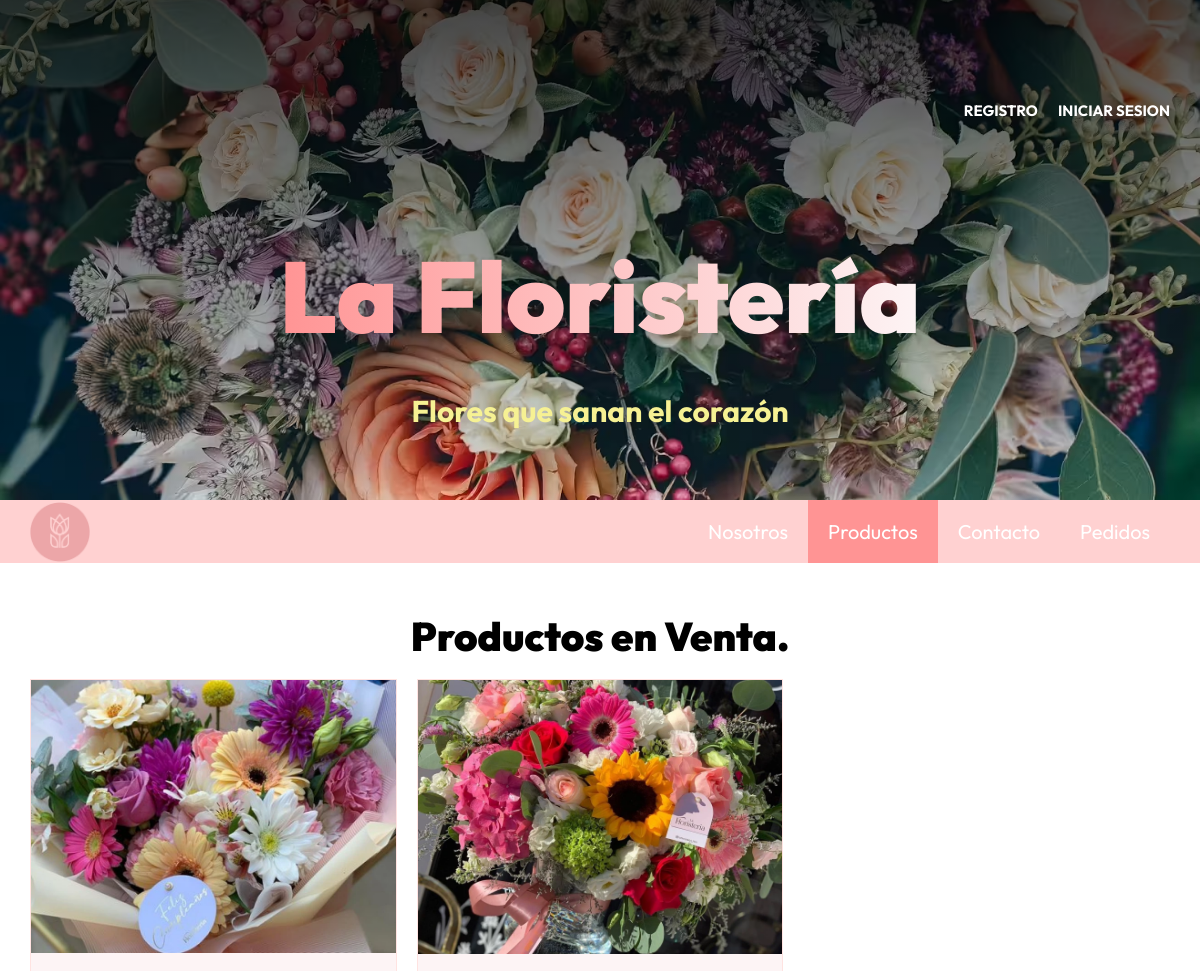
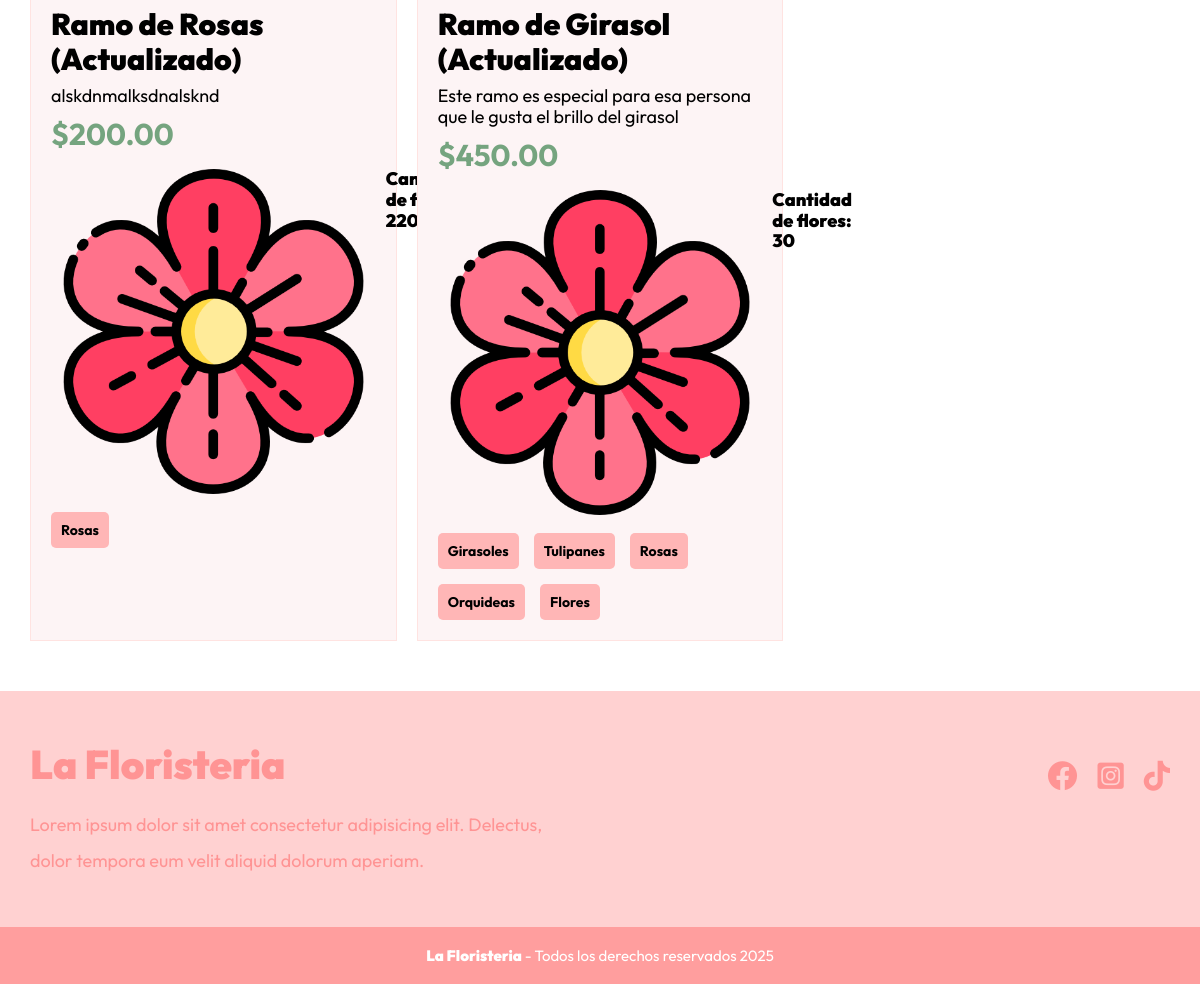
The page /productos on the database its author committed (2 pictures, top to bottom).
### tables this page shows
CREATE TABLE `productos` (
  `IDproducto` int NOT NULL AUTO_INCREMENT,
  `descripcion` varchar(255) NOT NULL,
  `precio` decimal(10,2) NOT NULL,
  `stock` int NOT NULL,
  `imagen` varchar(255) DEFAULT NULL,
  `fecha` timestamp NULL DEFAULT CURRENT_TIMESTAMP,
  `IDproveedor` int DEFAULT NULL,
  `IDcategoria` int DEFAULT NULL,
  `nombreProducto` varchar(255) DEFAULT NULL,
  `cantidad_flores` int NOT NULL,
  `tags` varchar(120) DEFAULT NULL,
  PRIMARY KEY (`IDproducto`),
  KEY `IDproveedor` (`IDproveedor`),
  KEY `productos_ibfk_2` (`IDcategoria`),
  CONSTRAINT `productos_ibfk_1` FOREIGN KEY (`IDproveedor`) REFERENCES `proveedores` (`IDproveedor`),
  CONSTRAINT `productos_ibfk_2` FOREIGN KEY (`IDcategoria`) REFERENCES `categorias` (`IDcategoria`) ON DELETE SET NULL
);

### controllers/PaginasController.php (called while the page is built, shortened)
<?php
class PaginasController {
    public static function productos(Router $router) {
        $productos = Producto::all();
        $router->render('paginas/productos', [
            'titulo' => 'Productos',
            'productos' => $productos
        ]);
    }
}
?>

### public/index.php (called while the page is built, shortened)
<?php
$router = new Router();
$router->get('/login', [AuthController::class, 'login']);
$router->post('/login', [AuthController::class, 'login']);
$router->post('/logout', [AuthController::class, 'logout']);
$router->get('/registro', [AuthController::class, 'registro']);
$router->post('/registro', [AuthController::class, 'registro']);
$router->get('/olvide', [AuthController::class, 'olvide']);
$router->post('/olvide', [AuthController::class, 'olvide']);
$router->get('/reestablecer', [AuthController::class, 'reestablecer']);
$router->post('/reestablecer', [AuthController::class, 'reestablecer']);
$router->get('/mensaje', [AuthController::class, 'mensaje']);
$router->get('/confirmar-cuenta', [AuthController::class, 'confirmar']);
$router->get('/admin/dashboard', [DashboardController::class, 'index']);
$router->get('/admin/registrados', [RegistradosController::class, 'index']);
$router->get('/admin/registrados/crear', [RegistradosController::class, 'crear']);
$router->post('/admin/registrados/crear', [RegistradosController::class, 'crear']);
$router->get('/admin/registrados/editar', [RegistradosController::class, 'editar']);
$router->post('/admin/registrados/editar', [RegistradosController::class, 'editar']);
$router->post('/admin/registrados/eliminar', [RegistradosController::class, 'eliminar']);
$router->get('/admin/clientes', [ClientesController::class, 'index']);
$router->get('/admin/clientes/crear', [ClientesController::class, 'crear']);
$router->post('/admin/clientes/crear', [ClientesController::class, 'crear']);
$router->get('/admin/clientes/editar', [ClientesController::class, 'editar']);
$router->post('/admin/clientes/editar', [ClientesController::class, 'editar']);
$router->post('/admin/clientes/eliminar', [ClientesController::class, 'eliminar']);
$router->get('/admin/productos', [ProductosController::class, 'index']);
$router->get('/admin/productos/crear', [ProductosController::class, 'crear']);
$router->post('/admin/productos/crear', [ProductosController::class, 'crear']);
$router->get('/admin/productos/editar', [ProductosController::class, 'editar']);
$router->post('/admin/productos/editar', [ProductosController::class, 'editar']);
$router->post('/admin/productos/eliminar', [ProductosController::class, 'eliminar']);
$router->post('/admin/productos/actualizar_inventario', [ProductosController::class, 'actualizar_inventario']);
$router->get('/admin/proveedores', [ProveedoresController::class, 'index']);
$router->get('/admin/proveedores/crear', [ProveedoresController::class, 'crear']);
$router->post('/admin/proveedores/crear', [ProveedoresController::class, 'crear']);
$router->get('/admin/proveedores/editar', [ProveedoresController::class, 'editar']);
$router->post('/admin/proveedores/editar', [ProveedoresController::class, 'editar']);
$router->post('/admin/proveedores/eliminar', [ProveedoresController::class, 'eliminar']);
$router->get('/admin/categorias/crear', [CategoriasController::class, 'crear']);
$router->post('/admin/categorias/crear', [CategoriasController::class, 'crear']);
$router->get('/admin/categorias/editar', [CategoriasController::class, 'editar']);
$router->post('/admin/categorias/editar', [CategoriasController::class, 'editar']);
$router->post('/admin/categorias/eliminar', [CategoriasController::class, 'eliminar']);
$router->get('/admin/pedidos', [PedidosController::class, 'index']);
$router->get('/admin/pedidos/crear', [PedidosController::class, 'crear']);
$router->post('/admin/pedidos/crear', [PedidosController::class, 'crear']);
$router->get('/admin/pedidos/editar', [PedidosController::class, 'editar']);
$router->post('/admin/pedidos/editar', [PedidosController::class, 'editar']);
$router->post('/admin/pedidos/eliminar', [PedidosController::class, 'eliminar']);
$router->get('/admin/pedidos/obtener_pedidos', [PedidosController::class, 'obtener_pedidos']);
$router->post('/admin/pedidos/actualizarEstado', [PedidosController::class, 'actualizarEstado']);
$router->get('/admin/reportes', [ReportesController::class, 'index']);
$router->get('/admin/reportes/generarPDF', [ReportesController::class, 'generarPDF']);
$router->get('/admin/ventas', [VentasController::class, 'index']);
$router->get('/admin/ventas/crear', [VentasController::class, 'crear']);
$router->post('/admin/ventas/vender', [VentasController::class, 'vender']);
$router->get('/', [PaginasController::class, 'index']);
$router->get('/nosotros', [PaginasController::class, 'nosotros']);
$router->get('/categorias', [PaginasController::class, 'categorias']);
$router->get('/productos', [PaginasController::class, 'productos']);
$router->get('/contacto', [PaginasController::class, 'contacto']);
$router->post('/contacto', [PaginasController::class, 'contacto']);
$router->get('/Cpedidos', [PaginasController::class, 'pedidos']);
$router->get('/Cpedidos/crearPedido', [PaginasController::class, 'crearPedido']);
$router->post('/Cpedidos/crearPedido', [PaginasController::class, 'crearPedido']);
$router->get('/404', [PaginasController::class, 'error']);
$router->comprobarRutas();

### models/ActiveRecord.php (called while the page is built, shortened)
<?php
class ActiveRecord {
    protected static $db;
    protected static $tabla = '';
    protected static $columnaID = 'ID';
    public static function setDB($database) {
        self::$db = $database;
    }
    public static function consultarSQL($query) {
        $resultado = self::$db->query($query);
        $array = [];
        while($registro = $resultado->fetch_assoc()) {
            $array[] = static::crearObjeto($registro);
        }
        return $array;
    }
    protected static function crearObjeto($registro) {
        $objeto = new static;
        foreach($registro as $key => $value ) {
            if(property_exists( $objeto, $key  )) {
                $objeto->$key = $value;
            }
        }
        return $objeto;
    }
    public static function all() {
        $query = "SELECT * FROM " . static::$tabla . " ORDER BY " . static::$columnaID . " DESC";
        $resultado = self::consultarSQL($query);
        return $resultado;
    }
}
?>

### includes/funciones.php (called while the page is built, shortened)
<?php
function pagina_actual($path) : bool {
    return str_contains( $_SERVER['PATH_INFO'] ?? '/', $path ) ? true : false;
}
function is_auth() : bool {
    return isset($_SESSION['nombre']) && !empty($_SESSION);
}

### views/paginas/productos.php (the view)
<main class="contenedor seccion">
    <h1>Productos en Venta.</h1>
    <div class="contenedor-anuncios">
        <?php foreach($productos as $producto) { ?>
            <div class="anuncio">
                <picture>
                    <source srcset="img/products/<?php echo $producto->imagen; ?>.webp" type="image/webp">
                    <source srcset="img/products/<?php echo $producto->imagen; ?>.jpg" type="image/jpg">
                    <img class="speaker__imagen" loading="lazy" width="200" height="300" src="img/products/<?php echo $producto->imagen; ?>.png" alt="Imagen Producto">
                </picture>
                <div class="contenido-anuncio">
                    <h3><?php echo $producto->nombreProducto ?></h3>
                    <p><?php echo $producto->descripcion?></p>
                    <p class="precio">$<?php echo $producto->precio ?></p>
                    <ul class="iconos-caracteristicas">
                        <li>
                            <img loading="lazy" src="build/img/florcant.png" alt="icono flor">
                            <p>Cantidad de flores: <?php echo $producto->cantidad_flores ?></p>
                        </li>
                    </ul>
                    <ul class="anuncio__listado-tags">
                        <?php
                            $tags = explode(',', $producto->tags);
                            foreach($tags as $tag) {
                        ?>
                            <li class="anuncio__tags"><?php echo $tag; ?></li>
                        <?php } ?>
                    </ul>
                </div>
            </div>
        <?php } ?>
    </div>
</main>

### Router.php (shortened to what this page needs)
<?php
class Router
{
    public array $getRoutes = [];
    public array $postRoutes = [];
    public function get($url, $fn)
    {
        $this->getRoutes[$url] = $fn;
    }
    public function post($url, $fn)
    {
        $this->postRoutes[$url] = $fn;
    }
    public function comprobarRutas()
    {
        $url_actual = $_SERVER['PATH_INFO'] ?? '/';
        $method = $_SERVER['REQUEST_METHOD'];
        if ($method === 'GET') {
            $fn = $this->getRoutes[$url_actual] ?? null;
        } else {
            $fn = $this->postRoutes[$url_actual] ?? null;
        }
        if ( $fn ) {
            call_user_func($fn, $this);
        } else {
            echo "Página No Encontrada o Ruta no válida";
        }
    }
    public function render($view, $datos = [])
    {
        include_once __DIR__ . "/views/$view.php";
        $contenido = ob_get_clean();
        $url_actual = $_SERVER['PATH_INFO'] ?? '/';
        if(str_contains($url_actual, '/admin')){
            include_once __DIR__ . '/views/admin-layout.php';
        } else {
            include_once __DIR__ . '/views/layout.php';
        }
    }
}

### views/layout.php (shortened to what this page needs)
<!DOCTYPE html>
<html lang="en">
<head>
    <link rel="stylesheet" href="https://unpkg.com/leaflet@1.8.0/dist/leaflet.css" />
    <link rel="stylesheet" href="https://cdnjs.cloudflare.com/ajax/libs/font-awesome/6.1.2/css/all.min.css" />
    <link rel="stylesheet" href="/build/css/app.css">
</head>
<body>
    <?php
        include_once __DIR__ .'/templates/header.php';
        echo $contenido;
        include_once __DIR__ .'/templates/footer.php';
    ?>
</body>
</html>

### views/templates/header.php
<header class="header">
    <div class="header__contenedor">
        <nav class="header__navegacion">
            <?php if (is_auth()) { ?>
                <?php if (is_admin() || $_SESSION['IDrol'] == 2) {  ?>
                    <a href="/admin/dashboard" class="header__enlace">Administrar</a>
                <?php } ?>
                <form method="POST" action="/logout" class="header__form">
                    <input type="submit" value="Cerrar Sesion" class="header__enlace">
                </form>
            <?php } else { ?>
                <a href="/registro" class="header__enlace">Registro</a>
                <a href="/login" class="header__enlace">Iniciar Sesion</a>
            <?php } ?>
        </nav>
        <div class="header__contenido">
            <a href="/">
                <h1 class="header__logo">
                    La Floristería
                </h1>
            </a>
            <p class="header__texto">Flores que sanan el corazón</p>
        </div>
    </div>
</header>
<div class="barra">
    <div class="barra__contenido">
        <a href="/">
            <div class="barra__logo"></div>
        </a>
        <nav class="navegacion">
            <a href="/nosotros" class="navegacion__enlace <?php echo pagina_actual('/nosotros') ? 'navegacion__enlace--actual' : ' '; ?>">Nosotros</a>
            <a href="/productos" class="navegacion__enlace <?php echo pagina_actual('/productos') ? 'navegacion__enlace--actual' : ' '; ?>">Productos</a>
            <a href="/contacto" class="navegacion__enlace <?php echo pagina_actual('/contacto') ? 'navegacion__enlace--actual' : ' '; ?>">Contacto</a>
            <a href="/Cpedidos" class="navegacion__enlace <?php echo pagina_actual('/pedidos') ? 'navegacion__enlace--actual' : ' '; ?>">Pedidos</a>
        </nav>
    </div>
</div>

### views/templates/footer.php
<footer class="footer">
    <div class="footer__grid">
        <div class="footer__contenido">
            <h3 class="footer__logo">La Floristeria</h3>
            <p class="footer__texto">
                Lorem ipsum dolor sit amet consectetur adipisicing elit. Delectus, dolor tempora eum
                velit aliquid dolorum aperiam.
            </p>
        </div>
        <nav class="menu-redes">
            <a class="menu-redes__enlace" rel="noopener noreferrer" target="_blank" href="https://www.facebook.com/lafloristeria.ferssantiago">
                <i class="fa-brands fa-facebook"></i>
            </a>
            <a class="menu-redes__enlace" rel="noopener noreferrer" target="_blank" href="https://www.instagram.com/_.lafloristeriaap/">
                <i class="fa-brands fa-square-instagram"></i>
            </a>
            <a class="menu-redes__enlace" rel="noopener noreferrer" target="_blank" href="#">
                <i class="fa-brands fa-tiktok"></i>
            </a>
        </nav>
    </div>
    <p class="footer__copyright">
        La Floristeria
        <span class="footer__copyright--regular">
            - Todos los derechos reservados <?php echo date('Y'); ?>
        </span>
    </p>
</footer>

### rows shown on the page
productos: imagen (picture), nombreProducto "Ramo de Rosas (Actualizado)", descripcion "alskdnmalksdnalsknd", precio "200.00", cantidad_flores "220", tags "Rosas"
productos: imagen (picture), nombreProducto "Ramo de Girasol (Actualizado)", descripcion "Este ramo es especial para esa persona que le gusta el brillo del girasol", precio "450.00", cantidad_flores "30", tags "Girasoles", tags "Tulipanes", tags "Rosas", tags "Orquideas", tags "Flores"
